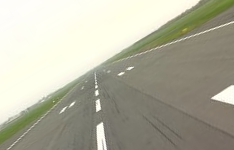
#> input picture HorizonCV/media/taxi_rotate.png, 234 x 150 px; its folder holds only this picture in this run
$ python -i horizon.py   (imports and definitions only)
#> lines starting #> are read from the running program, lines starting #| are printed output that depends on the picture; after the words box and inside, x2 and y2 are one past the last pixel; in counts of white or black regions, pixels touching at a corner belong together
#> further down, picture is the input picture: shape (150, 234, 3); mean B, G, R 158.7, 175.9, 177.2
"""
    horizon.py
    Nicholas S. Bradford

"""

import cv2
import numpy as np
import math

DEBUG_VERBOSE = False
EARTH_RADIUS_M = 6371000.0
MAX_ABS_HORIZON_SLOPE = 1.5


# [367 lines left out: functions printV, convert_m_b_to_pitch_bank, horizon_line_geometry, scale_horizon_line, estimate_horizon_altitude, img_line_mask and 10 more, not called in this run]


def valid_pixel_mask(img, dark_threshold=110, erode_frac=0.04):
    """ Mask of pixels worth scoring. Removes dark *borders* only:
        - porthole / lens vignette: detected when all four frame corners are
          mostly dark; then only the largest bright region is kept;
        - letterbox bars: dark, narrow, full-height vertical blocks.
        Dark ground is kept, so it is never mistaken for a border. Falls back
        to all pixels if too little survives.
    """
#> called with dark_threshold = 110, erode_frac = 0.04
    gray = img if img.ndim == 2 else cv2.cvtColor(img, cv2.COLOR_BGR2GRAY)
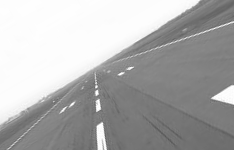
#> gray: shape (150, 234); min 88, max 255, mean 174.3
    height, width = gray.shape
#> height = 150; width = 234
    dark = gray <= dark_threshold
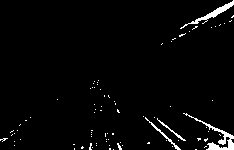
#> dark: shape (150, 234) bool; 2.7% white; 85 white regions (81 under 20 px), largest, box (x1, y1, x2, y2) and area: (183, 113, 234, 150) 329, (180, 0, 234, 29) 235, (145, 117, 181, 150) 97, (157, 118, 186, 141) 65
    cy, cx = max(1, int(0.15 * height)), max(1, int(0.15 * width))
#> cy = 22; cx = 35
    corners = (dark[:cy, :cx], dark[:cy, -cx:], dark[-cy:, :cx], dark[-cy:, -cx:])
    valid = np.ones(gray.shape, dtype=bool)

    if all(corner.mean() > 0.4 for corner in corners):
        count, labels, stats, _ = cv2.connectedComponentsWithStats(
            (~dark).astype(np.uint8), connectivity=4)
        if count < 2:
            return valid
        largest = 1 + int(np.argmax(stats[1:, cv2.CC_STAT_AREA]))
        valid = labels == largest
    else:
        count, labels, stats, _ = cv2.connectedComponentsWithStats(
            dark.astype(np.uint8), connectivity=4)
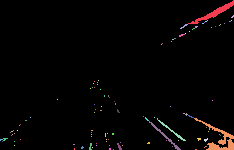
#> labels: shape (150, 234) int32; 112 distinct labels, from 0 to 111; one colour per label, 0 black
#> count = 112; stats = 112 rows, first 6: [0, 0, 234, 150, 34165], [188, 0, 46, 24, 216], [231, 15, 3, 3, 5], [207, 20, 1, 1, 1], [231, 20, 1, 1, 1], [205, 21, 2, 1, 2]
        for label in range(1, count):
            x, y, w, h, area = stats[label]
            if (y == 0 and y + h == height and w < 0.25 * width
                    and area > 0.8 * w * h):
                valid[labels == label] = False
#> this loop made 111 passes
#> (x, y, w, h, area) on passes 1, 57, 59, 60: (188, 0, 46, 24, 216), (194, 118, 40, 32, 314), (158, 120, 28, 21, 63), (149, 121, 32, 29, 90)
#> valid: shape (150, 234) bool; every value is 1
    if not valid.all():
        k = max(1, int(round(erode_frac * max(height, width))))
        valid = cv2.erode(valid.astype(np.uint8),
                          np.ones((2 * k + 1, 2 * k + 1), np.uint8),
                          borderType=cv2.BORDER_REPLICATE).astype(bool)
    if valid.mean() < 0.2:
        return np.ones(gray.shape, dtype=bool)
    return valid


SKY_ONLY_FRACTION = 0.93
GROUND_ONLY_FRACTION = 0.15
MIN_FIT_AGREEMENT = 0.62


# [59 lines left out: functions sky_color_mask, fit_horizon_by_color, not called in this run]

>>> import cv2
>>> picture = cv2.imread('../media/taxi_rotate.png')
>>> result = valid_pixel_mask(picture)
